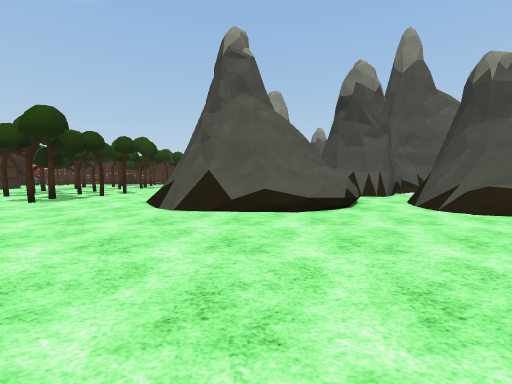
[1] (above)

16 first-person views from a walk through a 3-D level made in the Unity game engine. The camera is 1.4 m above the floor, tilts 4° down and sees 90° across. The floor is counted in squares, 2.4 m on a side. Each view is taken from the middle of a square. On the plan, view 1 faces up. The plan holds only what a view shows up to about 9 squares ahead; the rest is blank. The place goes on beyond the plan. The player character is not drawn. Some animated figures are not drawn. Surface patterns are stand-ins for the level's own textures.

[2]
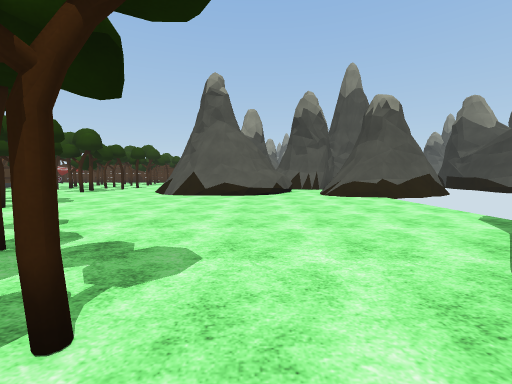

[3]
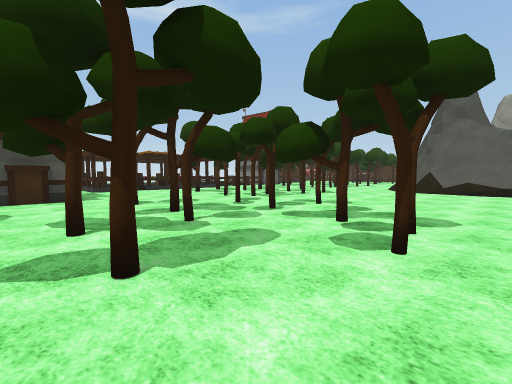

[4]
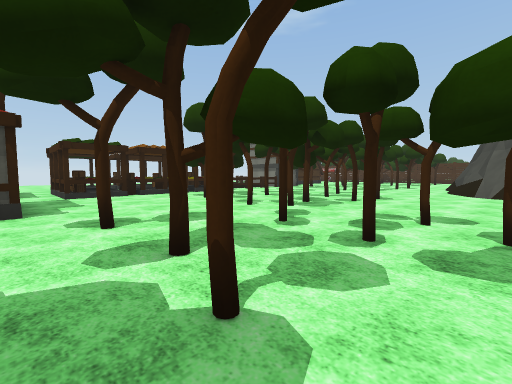

[5]
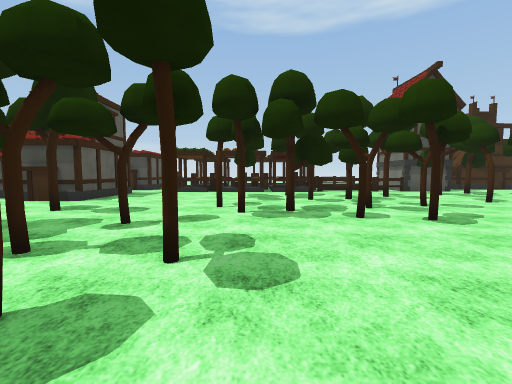

[6]
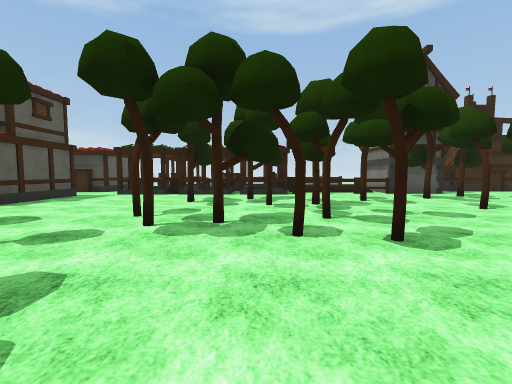

[7]
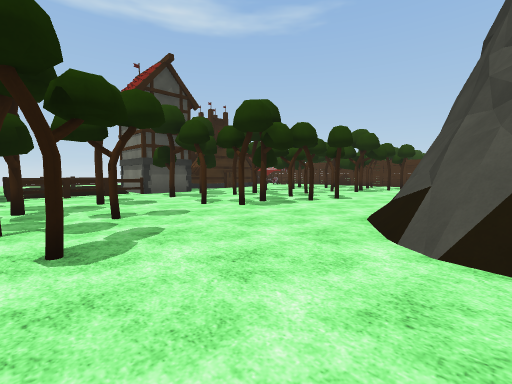

[8]
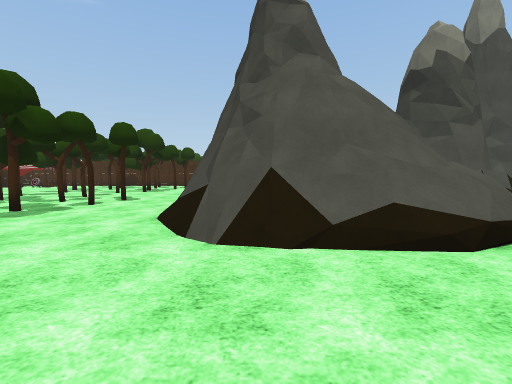

[9]
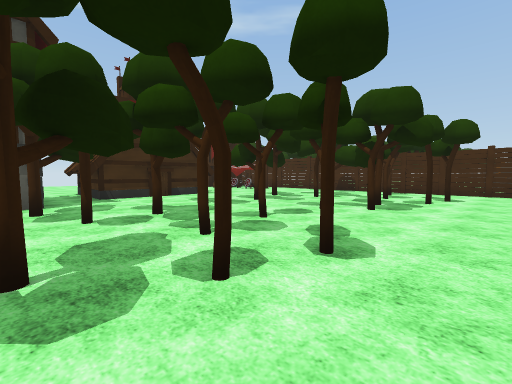

[10]
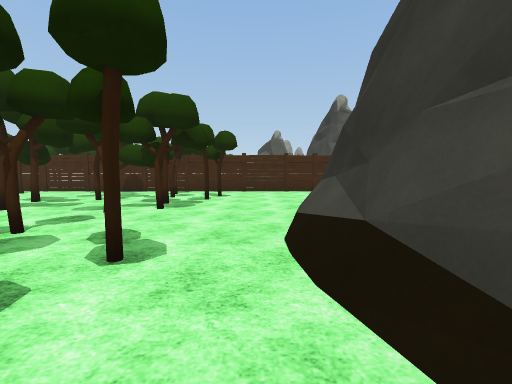

[11]
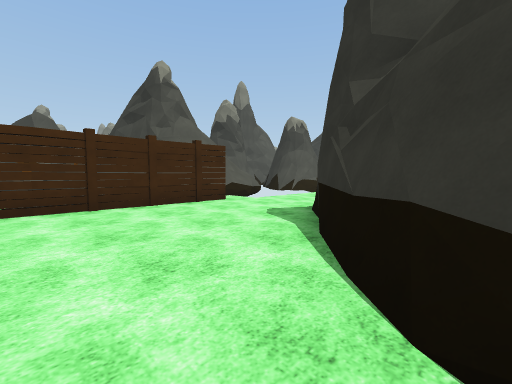

[12]
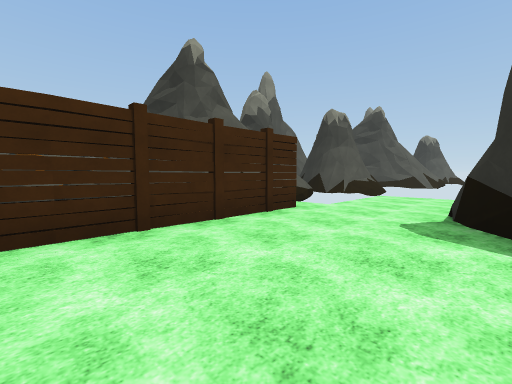

[13]
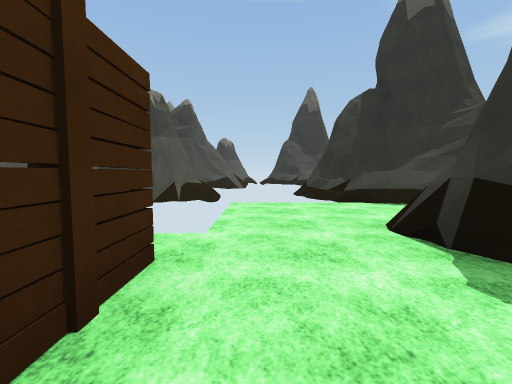

[14]
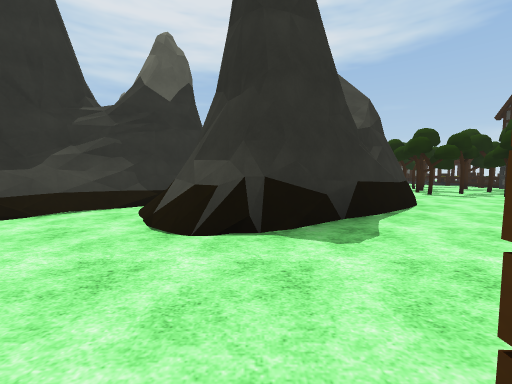

[15]
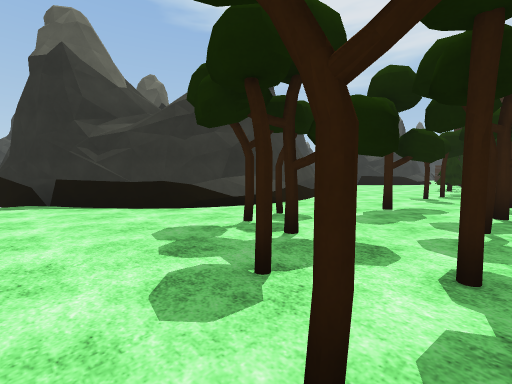

[16]
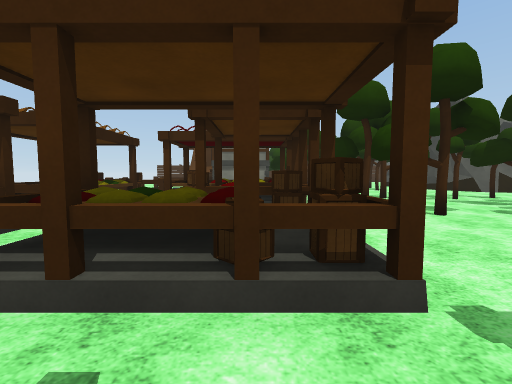

### Floor plan
Key: @ floor where view 1 was taken; # wall or solid block; x gap in a wall; . floor; / step, stairs or slope; = window, fence, low wall or low ledge; ^ raised ledge; T thing the floor can be seen under or through; H house; O other object.
Columns run from 13 left of view 1 to 5 right of it. Each row starts with its distance up from view 1.
 18              #
 17            O #
 16           OO ###
 15   ############.
 14    ...x...........
 13     ..x...........#
 12     ....##....##..#
 11     .#..x...####.##
 10    H....#..##  ###
  9  H H..x....#    ##
  8 .HHH..x.##.#   ###
  7 ........##.#   ###
  6     #...#..#   #=#
  5   ###.#.#..####^=##
  4 #   #.......#^^./##
  3 #   #.#.#.........
  2  ####....##.......
  1  ##^^..x.##.......
  0 #= ^^........@....#
 -1 ####^...#..TT....##
 -2   #^^.....TT.#..##
 -3   #^#....TTT...##
 -4    #..##.......#
 -5    #   #...##..#

Positions as (right, up) in squares from view 1, and headings:
1: (0, 0), facing up
2: (1, -3), facing up
3: (1, -5), facing up-left
4: (-1, -4), facing up-left
5: (0, 0), facing left
6: (-1, 1), facing left
7: (-1, 2), facing up-left
8: (-1, 2), facing up
9: (-3, 6), facing up-left
10: (-3, 6), facing up
11: (-3, 10), facing up-right
12: (-3, 12), facing up-right
13: (-1, 14), facing right
14: (1, 15), facing down
15: (-2, 0), facing down-right
16: (-9, -4), facing up
